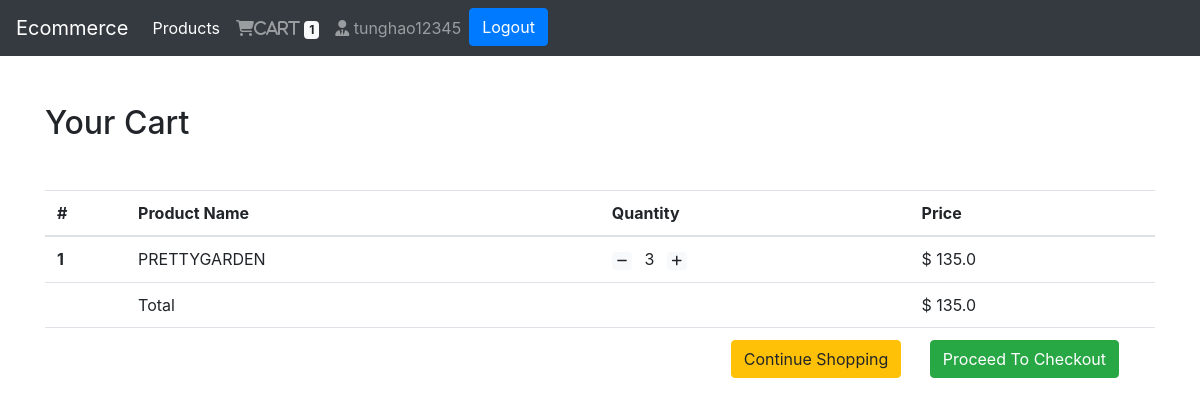
The page /cart/ (signed in) on the database as committed earlier.
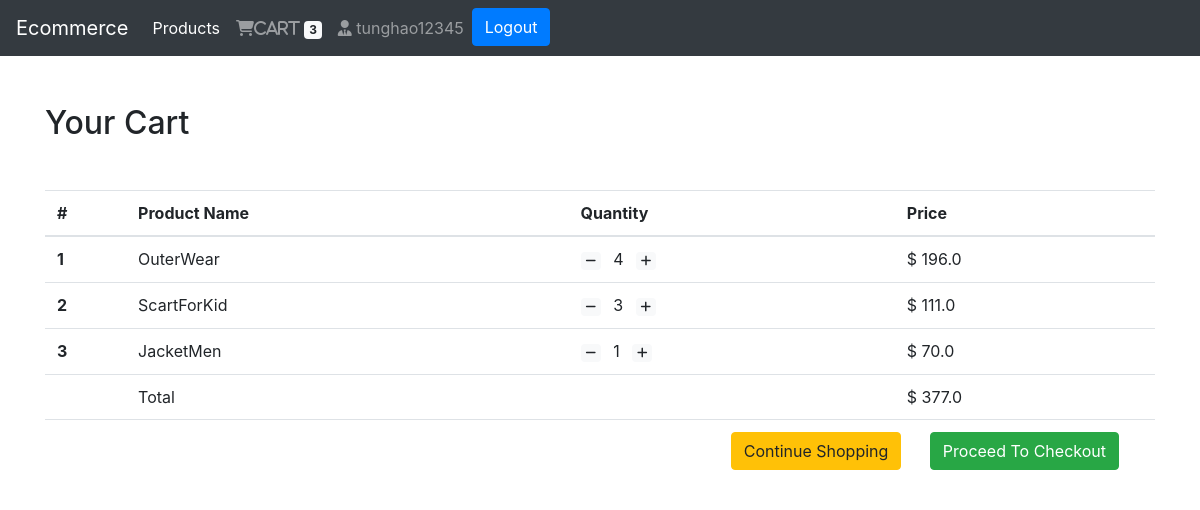
The same page on the database as committed later.
### cart/models.py (models this page shows, shortened)
class Cart(models.Model):
	user = models.ForeignKey(User, on_delete=models.CASCADE)
	item = models.ForeignKey(Product, on_delete=models.CASCADE)
	quantity = models.IntegerField(default=1)
	created = models.DateTimeField(auto_now_add=True)
	def get_total(self):
		return self.item.price * self.quantity

class Order(models.Model):
	orderitems = models.ManyToManyField(Cart)
	user = models.ForeignKey(User, on_delete=models.CASCADE)
	ordered = models.BooleanField(default=False)
	created = models.DateTimeField(auto_now_add=True)
	def get_totals(self):
		total = 0
		for orderitem in self.orderitems.all():
			total += orderitem.get_total()
		return total

### products/models.py (models this page shows, shortened)
class Product(models.Model):
	mainimage = models.ImageField(upload_to='images/products/', blank=True)
	name = models.CharField(max_length=300)
	slug = AutoSlugField(populate_from='name')
	category = models.ForeignKey(Category, on_delete=models.CASCADE)
	preview_text = models.TextField(max_length=200, verbose_name='Preview Text')
	detail_text = models.TextField(max_length=200, verbose_name='Detail Text')
	price = models.FloatField()

### cart/views.py (the view)
# urls.py: path('cart/', CartView, name='cart-home'),
def CartView(request):
	user = request.user
	carts = Cart.objects.filter(user=user)
	orders = Order.objects.filter(user=user, ordered=False)
	content = {
		"carts": carts,
		"order": orders[0]
	}
	if carts.exists():
		return render(request, 'cart/home.html', content)
	else:
		messages.warning(request, "You do not have an active order")
		return redirect("mainapp:home")

### cart/templatetags/cart_tag.py (called while the page is built)
@register.filter(name="cart")
def cart_total(user):
	cart = Cart.objects.filter(user=user)
	if cart.exists():
		return cart.count()
	else:
		return 0

### cart/templates/cart/home.html
{% extends "products/home.html" %}
{% block content %}
<div class="container my-5">
	<div class="my-5">
		<h2>Your Cart {{ a }}</h2>
	</div>
	<table class="table table-hover">
		<thead>
			<tr>
				<th scope="col">#</th>
				<th scope="col">Product Name</th>
				<th scope="col">Quantity</th>
				<th scope="col">Price</th>
			</tr>
		</thead>
		<tbody>
			{% for cart in carts %}
			<tr>
				<th scope="row">{{ forloop.counter }}</th>
				<td>{{ cart.item.name }}</td>
				<td>
					<a class="mr-2" href="{% url 'mainapp:decrease-cart' cart.item.slug %}"><span class="badge badge-light"><i class="fa-solid fa-minus"></i></span></a>
					{{ cart.quantity }}
					<a class="ml-2" href="{% url 'mainapp:increase-cart' cart.item.slug %}"><span class="badge badge-light"><i class="fa-solid fa-plus"></i></span></a>
				</td>
				<td>$ {{ cart.get_total }}</td>
			</tr>
			{% endfor %}
			<tr>
				<th scope="row"></th>
				<td colspan="2">Total</td>
				<td>$ {{ order.get_totals | floatformat:1 }}</td>
			</tr>
			<tr>
				<th scope="row"></th>
				<td colspan="3" class="text-right">
					<a href="{% url 'mainapp:home' %}" class="btn btn-warning mr-4">Continue Shopping</a>
					<button class="btn btn-success mr-4">Proceed To Checkout</button>
				</td>
			</tr>
		</tbody>
	</table>
</div>
{% endblock content %}

### products/templates/products/navbar.html (shortened to what this page needs)
{% load cart_tag %}
<nav class="navbar navbar-expand-lg navbar-dark bg-dark">
   <a class="navbar-brand" href="#">Ecommerce</a>
   <div class="collapse navbar-collapse" id="navbarSupportedContent">
      <ul class="navbar-nav mr-auto">
         <li class="nav-item active">
			 <a class="nav-link" href="{% url 'mainapp:home' %}">Products<span class="sr-only">(current)</span></a>
         </li>
	 {% if request.user.is_authenticated %}
	 <li class="nav-item">
		 <a class="nav-link" href="{% url 'mainapp:cart-home' %}" >
			 <i class="fa fa-shopping-cart">Cart</i>
			 <span class="badge badge-light">{{ request.user | cart }}</span>
		 </a>
	 </li>
	 <li class="nav-item">
		 <a class="nav-link" href="/accounts" >
			 <i class="fa fa-user-tie"></i> {{ request.user.username }}
		 </a>
	 </li>
	 <li class="nav-item float-right">
		 <a class="btn btn-primary" href="/accounts/logout/">Logout</a>
	 </li>
	 {% else %}
	 <li class ="nav-item">
		 <a class="btn btn-primary" href="/accounts/login/">Login / Register</a>
	 </li>
	 {% endif %}
      </ul>
   </div>
</nav>

Rows that differ between the two databases and show on the page:
removed Cart: item.name "PRETTYGARDEN", quantity "3", get_total "135.0"
added Cart: item.name "OuterWear", quantity "4", get_total "196.0"
added Cart: item.name "ScartForKid", quantity "3", get_total "111.0"
added Cart: item.name "JacketMen", quantity "1", get_total "70.0"
changed Order: get_totals "135.0" → "377.0"
Other text that changed with them:
{{ request.user | cart }}: "1" → "3"
